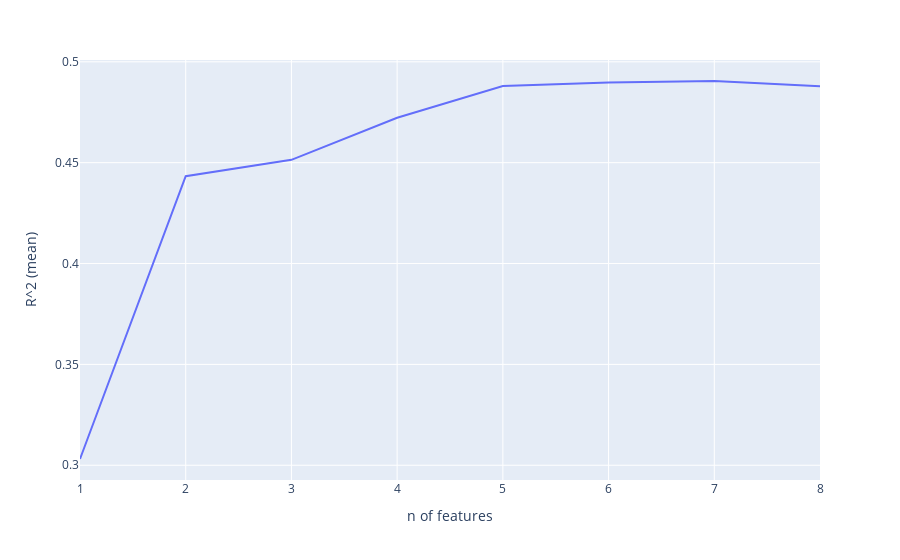

The notebook cell saved with this chart:
### Code cell
scores = []

for i in range(1,len(features)-1):
    selection_forward = SequentialFeatureSelector(LinearRegression(), n_features_to_select=i,
                                        direction='backward').fit(train_X, train_y)
    selected_features = train_X.columns[selection_forward.get_support()]
    scores.append(cross_val_score(LinearRegression(), original_X[selected_features], original_y).mean())

result = pd.DataFrame(zip(range(1,len(features)-1), scores), columns=['n of features', 'R^2 (mean)'])
px.line(result, x='n of features', y='R^2 (mean)')

### Figure 1 — Plotly figure (JSON) as saved in the notebook; plotly's stock layout.template omitted (floating-point values rounded to 4 significant figures)
{"data": [{"hovertemplate": "n of features=%{x}<br>R^2 (mean)=%{y}<extra></extra>", "legendgroup": "", "line": {"color": "#636efa", "dash": "solid"}, "mode": "lines", "name": "", "orientation": "v", "showlegend": false, "type": "scatter", "x": [1, 2, 3, 4, 5, 6, 7, 8], "xaxis": "x", "y": [0.3031, 0.4433, 0.4514, 0.4723, 0.4879, 0.4897, 0.4905, 0.4878], "yaxis": "y"}], "layout": {"legend": {"tracegroupgap": 0}, "margin": {"t": 60}, "xaxis": {"anchor": "y", "domain": [0, 1], "title": {"text": "n of features"}}, "yaxis": {"anchor": "x", "domain": [0, 1], "title": {"text": "R^2 (mean)"}}}}
